Frame 1 (no input): blank canvas, image omitted
Frame 60 (no input): blank canvas, image omitted
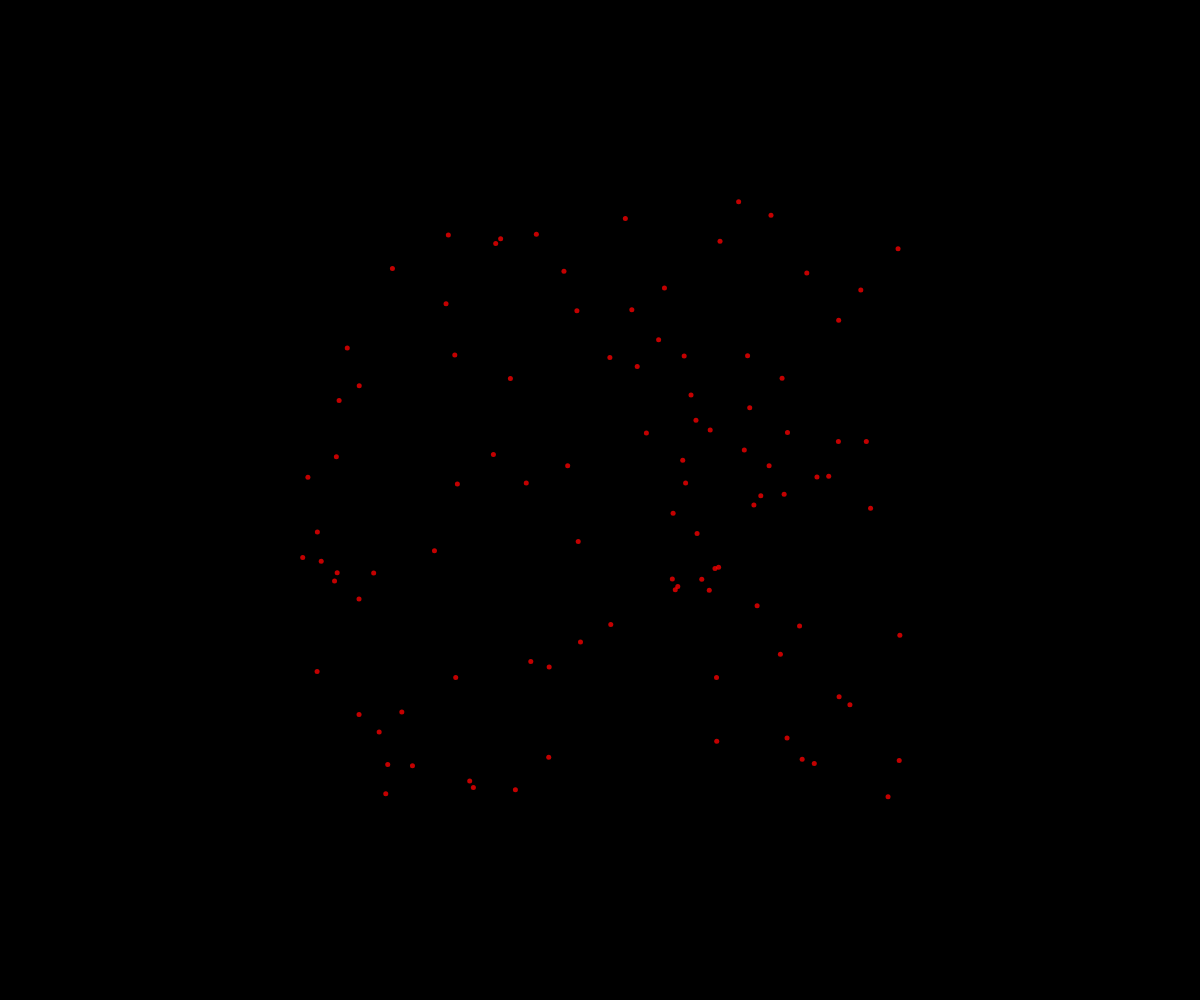
Frame 120 (the mouse pressed at the canvas centre since frame 60)

The p5.js sketch whose frames 1 and 60 were blank and that drew this single picture after the mouse press (run headless with seeded random() and noise() and a simulated clock; from frame 60 on, the mouse is pressed at the canvas centre):

// p5.js sketch
// ── sketch.js
// Firework Demo

const PARTICLES_PER_CLICK = 100;

class Particle {
  constructor(x, y) {
    this.x = x;
    this.y =y;
    this.dx = random(-5, 5);
    this.dy = random(-5, 5);
    this.diameter = 5;
    this.r = 255;
    this.g = 0;
    this.b = 0;
    this.opacity = 255; //255 is opaque, 0 is transparent
  }

  display() {
    noStroke();
    fill(this.r, this.g, this.b, this.opacity);
    circle(this.x, this.y, this.diameter);
  }

  update() {
    //move
    this.x += this.dx;
    this.y += this.dy;

    //fade away
    this.opacity--;
  }
}

let theFireworks = [];

async function setup() {
  createCanvas(windowWidth, windowHeight);
  firework = new Particle(width/2, height/2);
}

function draw() {
  background('black');

  for (let firework of theFireworks) {
    firework.update();
    firework.display();
  }
}

function mousePressed() {
  for (let i = 0; i < PARTICLES_PER_CLICK; i++) {
    let someFirework = new Particle(mouseX, mouseY);
    theFireworks.push(someFirework);
  }
}
